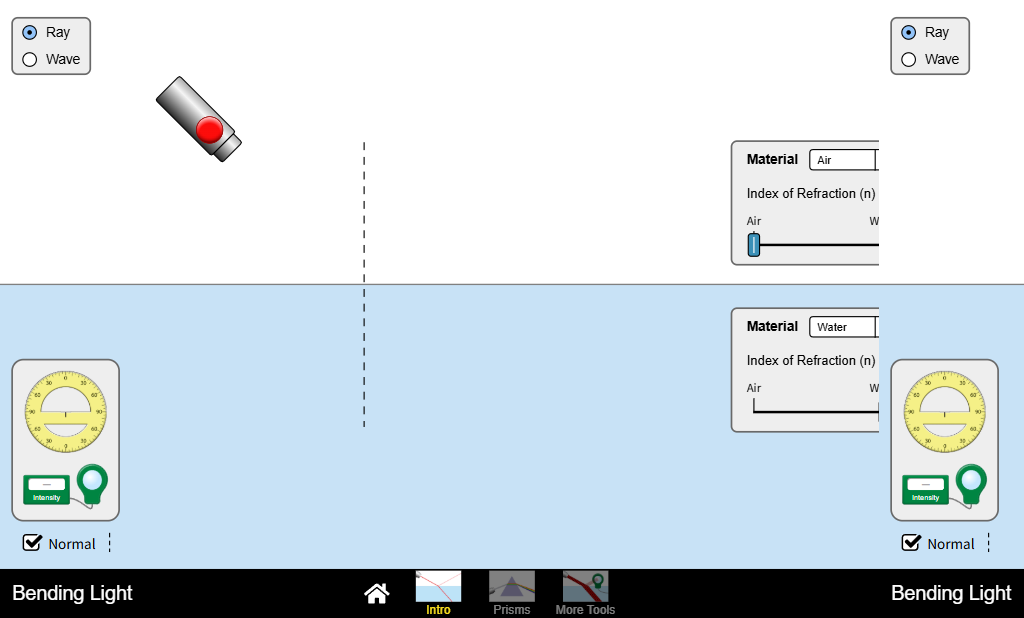
#> input picture requirements/req-bending-light/visual-qa/official/OFFICIAL_INTRO.png, 1024 x 618 px, found by its file name
$ python _final5_compare.py
#> lines starting #> are read from the running program, lines starting #| are printed output that depends on the picture
"""FINAL5 comparison. Same crop and threshold as FINAL4. Does not overwrite FINAL4."""
from pathlib import Path

import numpy as np
from PIL import Image

ROOT = Path(r"D:\OneDrive\Desktop\KartosLab\KartosLab\requirements\req-bending-light\visual-qa")
OFFICIAL = ROOT / "official"
FLUTTER = ROOT / "flutter"
OUT = ROOT / "final5"
OUT.mkdir(parents=True, exist_ok=True)

PAIRS = [
    ("INTRO", "OFFICIAL_INTRO.png", "FINAL5_INTRO.png"),
    ("MORE_TOOLS", "OFFICIAL_MORE_TOOLS.png", "FINAL5_MORE_TOOLS.png"),
    ("PRISMS", "OFFICIAL_PRISMS.png", "FINAL5_PRISMS.png"),
    ("WHITE_LIGHT", "OFFICIAL_WHITE_LIGHT.png", "FINAL5_WHITE_LIGHT.png"),
    ("GRAPH", "OFFICIAL_GRAPH.png", "FINAL5_GRAPH.png"),
    ("SENSORS", "OFFICIAL_SENSORS.png", "FINAL5_SENSORS.png"),
]
NAV_TOP = 569
DELTA = 12


def load(path: Path) -> np.ndarray:
    im = Image.open(path).convert("RGB")
#> im is the input picture: PIL image 1024x618 RGB; mean R, G, B 209.4, 219.6, 225.6
    if im.size != (1024, 618):
        raise SystemExit(f"{path} is {im.size}")
    return np.asarray(im, dtype=np.int16)
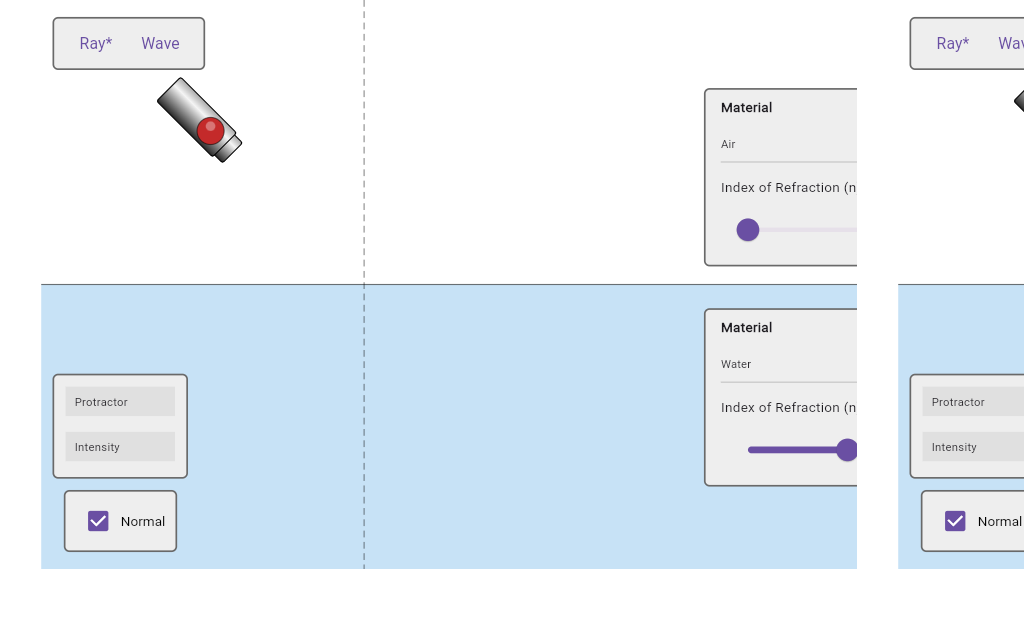
#> input picture requirements/req-bending-light/visual-qa/flutter/FINAL5_INTRO.png, 1024 x 618 px, found by its file name
#> in load, im is the input picture: PIL image 1024x618 RGB; mean R, G, B 231.1, 239.4, 246.1


def metrics(a: np.ndarray, b: np.ndarray) -> tuple[float, float]:
    d = np.abs(a - b)
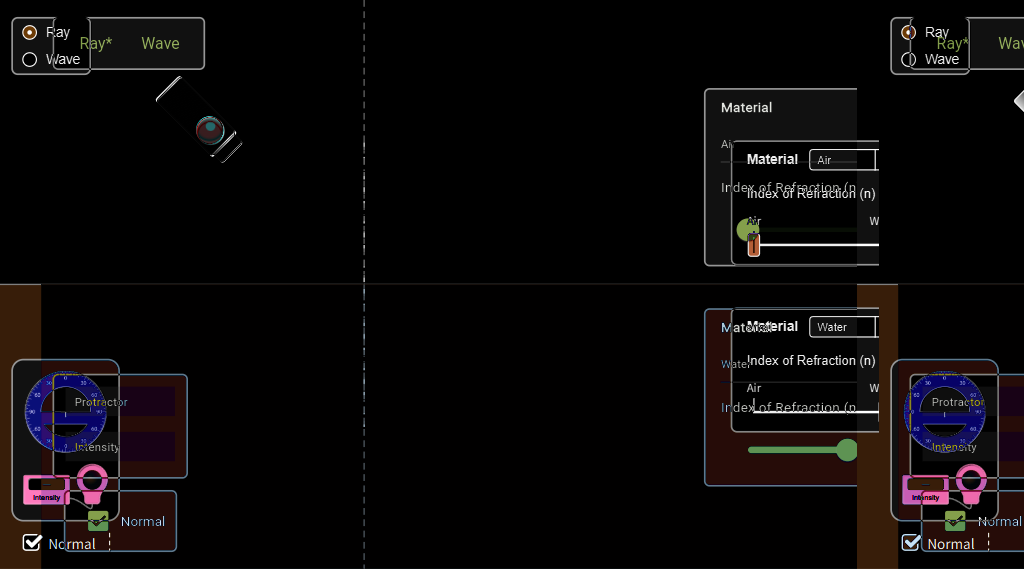
#> d: shape (569, 1024, 3) int16; mean of channels 0, 1, 2 10.7, 8, 8.6; drawn as R, G, B
    mean = float(d.mean())
#> mean = 9.08
    ratio = float((d.max(axis=2) > DELTA).mean())
#> ratio = 0.203
    return mean, ratio


def main() -> None:
    lines = ["scene,stage_mean,stage_ratio"]
    for name, off_name, flu_name in PAIRS:
        a = load(OFFICIAL / off_name)
        b = load(FLUTTER / flu_name)
        mean, ratio = metrics(a[:NAV_TOP], b[:NAV_TOP])
#> mean = 9.08; ratio = 0.203
        left = Image.fromarray(a.astype(np.uint8), "RGB")
        right = Image.fromarray(b.astype(np.uint8), "RGB")
        side = Image.new("RGB", (1024 * 2 + 8, 618), (20, 20, 20))
#> side: PIL image 2056x618 RGB; every value is 20
        side.paste(left, (0, 0))
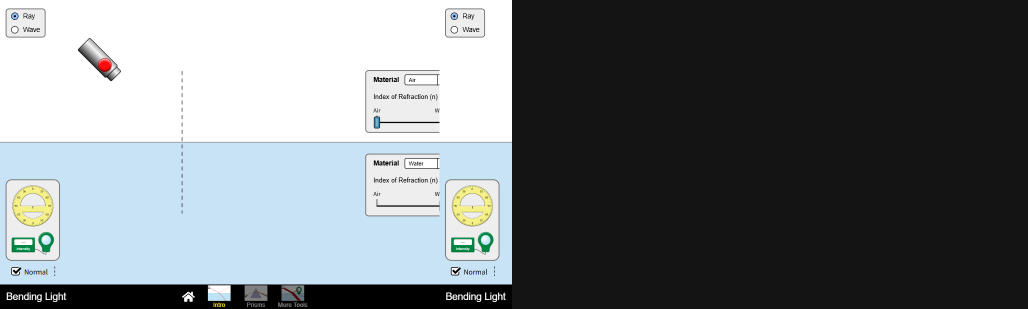
#> side: PIL image 2056x618 RGB (shown at 1/2 size); mean R, G, B 114.3, 119.4, 122.4
        side.paste(right, (1024 + 8, 0))
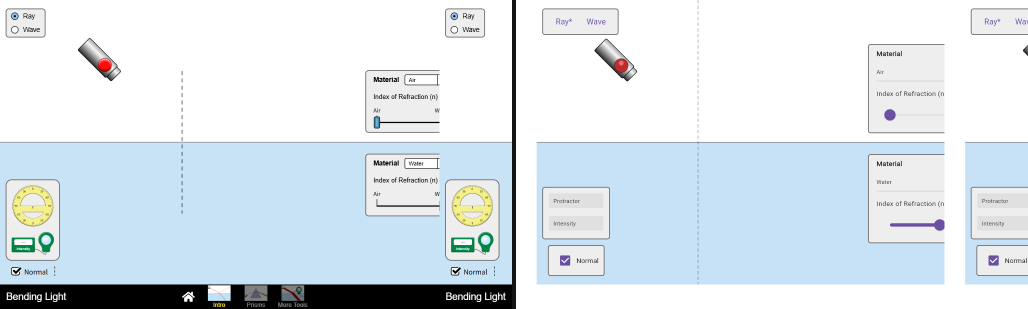
#> side: PIL image 2056x618 RGB (shown at 1/2 size); mean R, G, B 219.5, 228.7, 235
        side.save(OUT / f"FINAL5_{name}_SIDE_BY_SIDE.png")
        Image.blend(left, right, 0.5).save(OUT / f"FINAL5_{name}_OVERLAY.png")
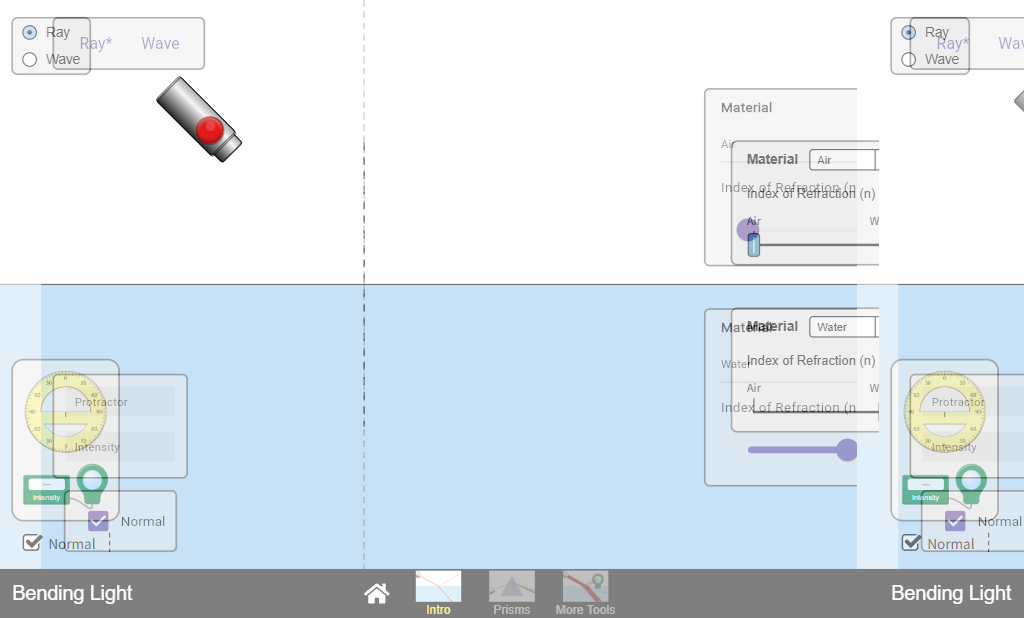
#> saved as FINAL5_INTRO_OVERLAY.png: PIL image 1024x618 RGB; mean R, G, B 220, 229.4, 235.7
        lines.append(f"{name},{mean:.2f},{ratio:.4f}")
        print(name, round(mean, 2), round(ratio, 4))
#| INTRO 9.08 0.2033
#> pass 2 of the loop in main, `for name, off_name, flu_name in PAIRS:`:
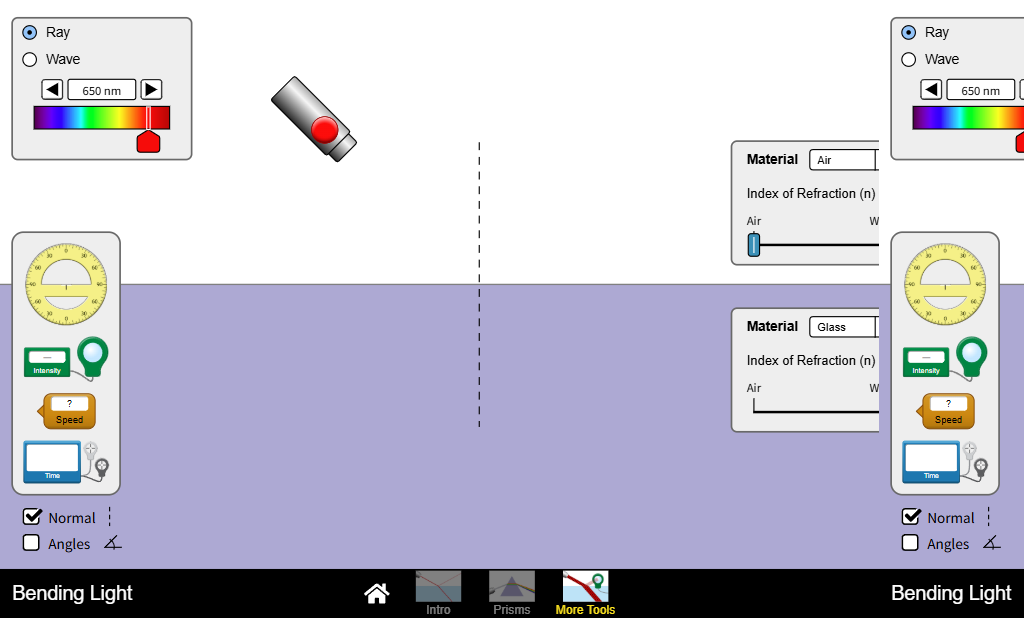
#> input picture requirements/req-bending-light/visual-qa/official/OFFICIAL_MORE_TOOLS.png, 1024 x 618 px, found by its file name
#> in load, im is the input picture: PIL image 1024x618 RGB; mean R, G, B 196.4, 195.3, 208.3
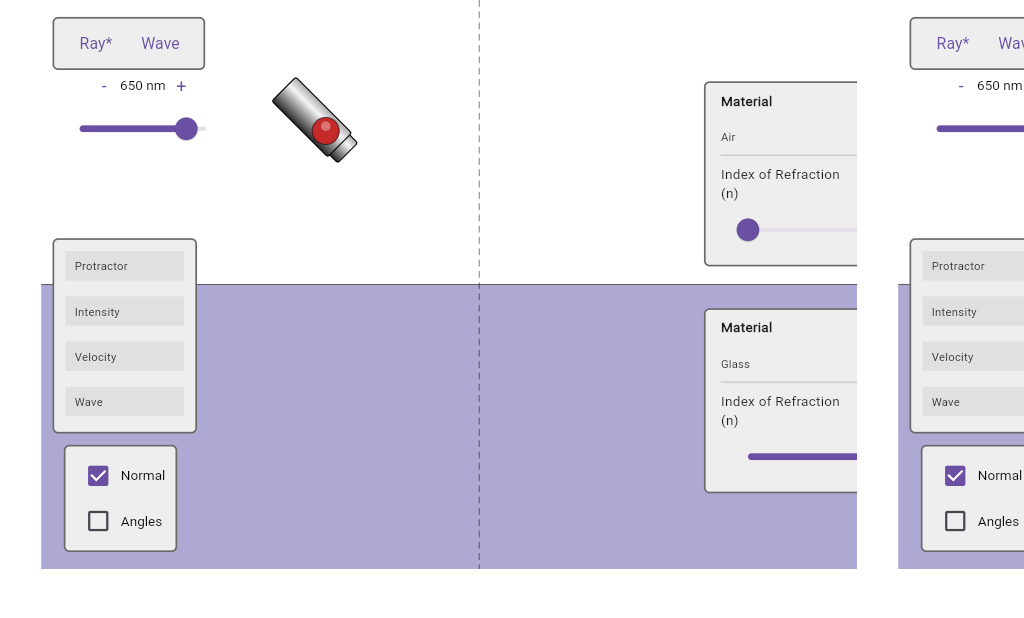
#> input picture requirements/req-bending-light/visual-qa/flutter/FINAL5_MORE_TOOLS.png, 1024 x 618 px, found by its file name
#> in load, im is the input picture: PIL image 1024x618 RGB; mean R, G, B 223.8, 222.4, 234.7
#> in main, `mean, ratio = metrics(a[:NAV_TOP], b[:NAV_TOP])`: mean = 17.07; ratio = 0.293
#> in main, `Image.blend(left, right, 0.5).save(OUT / f"FINAL5_{name}_OVERLAY.png")`:
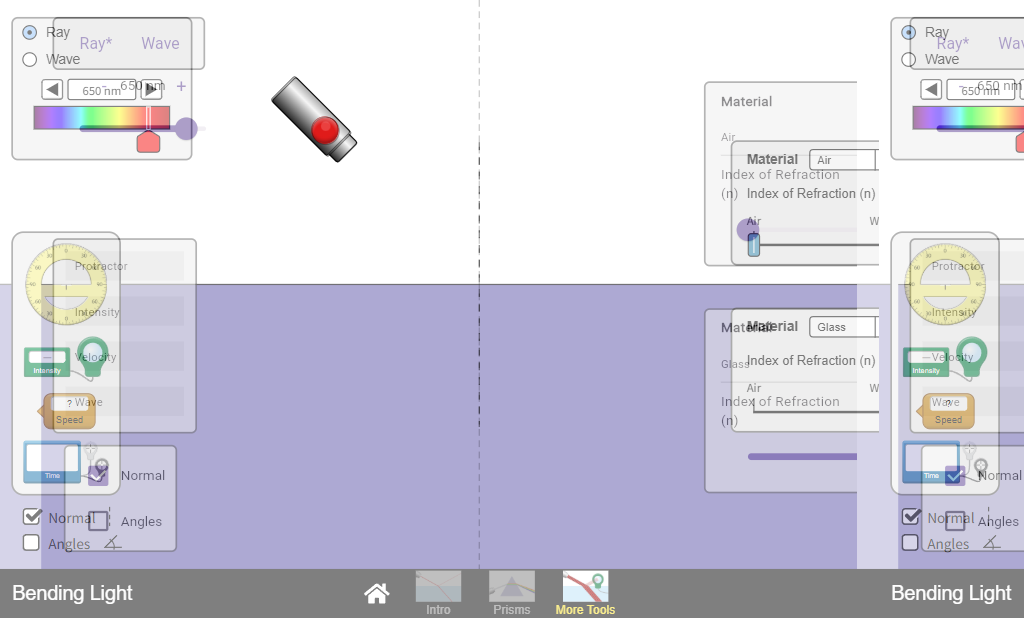
#> saved as FINAL5_MORE_TOOLS_OVERLAY.png: PIL image 1024x618 RGB; mean R, G, B 210, 208.7, 221.4
#| MORE_TOOLS 17.07 0.293
#> pass 3 of the loop in main, `for name, off_name, flu_name in PAIRS:`:
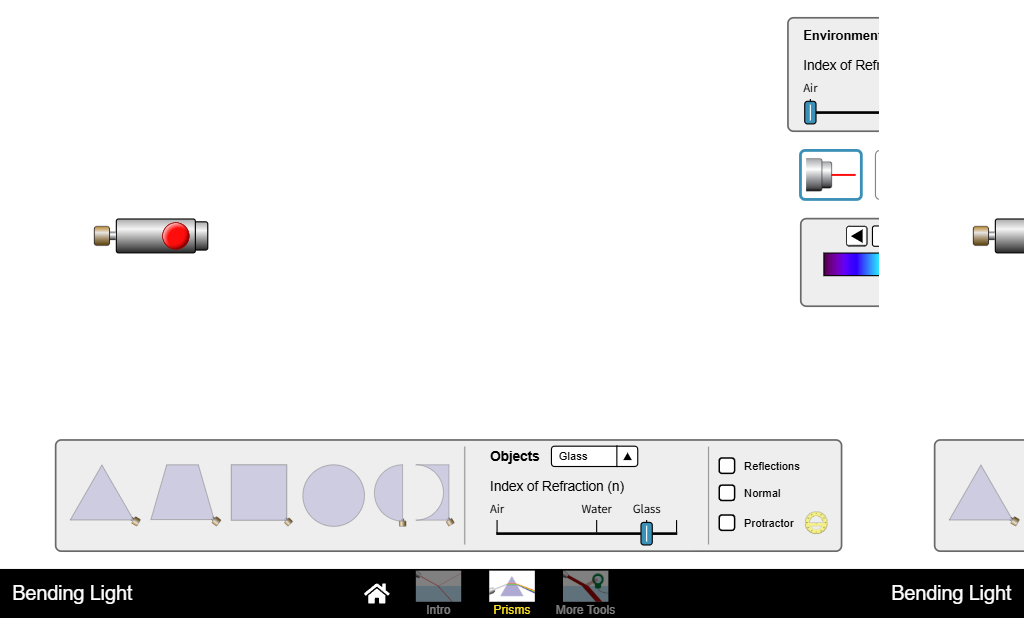
#> input picture requirements/req-bending-light/visual-qa/official/OFFICIAL_PRISMS.png, 1024 x 618 px, found by its file name
#> in load, im is the input picture: PIL image 1024x618 RGB; mean R, G, B 228.9, 228.7, 229.4
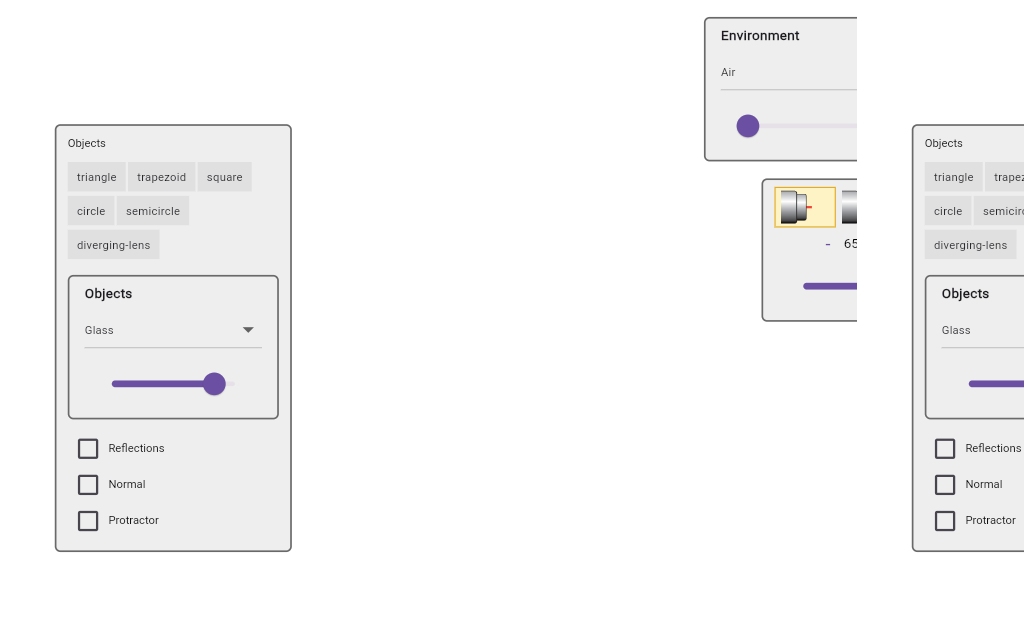
#> input picture requirements/req-bending-light/visual-qa/flutter/FINAL5_PRISMS.png, 1024 x 618 px, found by its file name
#> in load, im is the input picture: PIL image 1024x618 RGB; mean R, G, B 246.6, 246.4, 246.6
#> in main, `mean, ratio = metrics(a[:NAV_TOP], b[:NAV_TOP])`: mean = 13.39; ratio = 0.374
#> in main, `Image.blend(left, right, 0.5).save(OUT / f"FINAL5_{name}_OVERLAY.png")`:
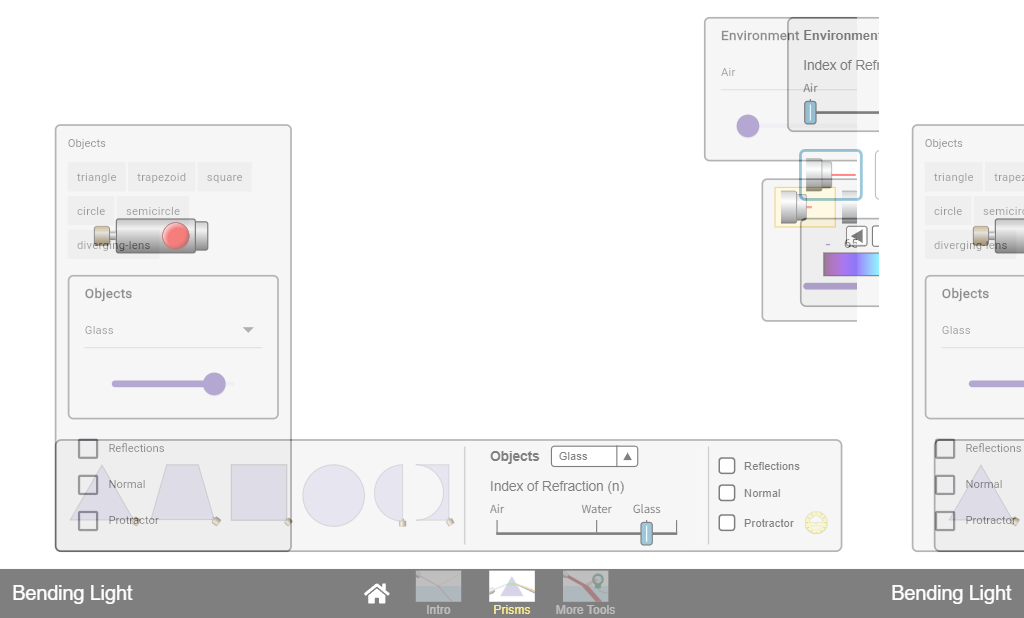
#> saved as FINAL5_PRISMS_OVERLAY.png: PIL image 1024x618 RGB; mean R, G, B 237.6, 237.4, 237.8
#| PRISMS 13.39 0.3736
#> the loop made 4 passes; the first 3 are shown
    # Panel and toolbox crops from Intro, the screen that shows both.
    a = load(OFFICIAL / "OFFICIAL_INTRO.png")
    b = load(FLUTTER / "FINAL5_INTRO.png")
    for label, box in (("PANEL", (700, 0, 1024, 280)), ("TOOLBOX", (0, 300, 220, 520))):
        aa = Image.fromarray(a[box[1]:box[3], box[0]:box[2]].astype(np.uint8), "RGB")
        bb = Image.fromarray(b[box[1]:box[3], box[0]:box[2]].astype(np.uint8), "RGB")
        Image.blend(aa, bb, 0.5).save(OUT / f"FINAL5_{label}_OVERLAY.png")
    (OUT / "metrics.csv").write_text("\n".join(lines) + "\n", encoding="utf-8")


if __name__ == "__main__":
#> (the run stopped early here; a loop or call above may not have finished)
